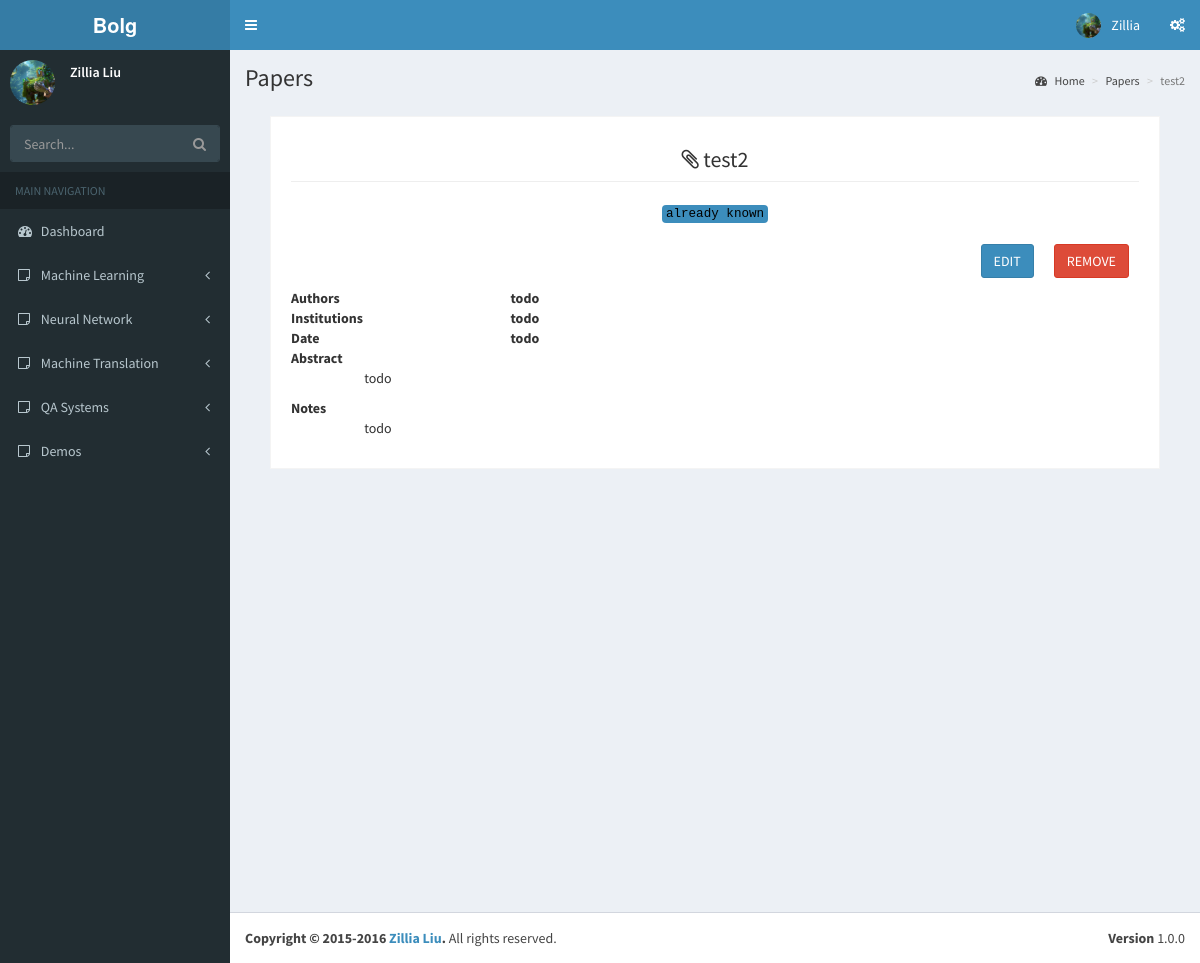
/paper_detail/21, run on the app's committed database.
### backend/models.py (models this page shows)
class MySideBar(models.Model):
    id = models.AutoField(primary_key=True)
    entry_name = models.CharField(max_length=200)

class MyPapers(models.Model):
    id = models.AutoField(primary_key=True)
    time = models.CharField(max_length=100, default="0000-00-00")
    name = models.CharField(max_length=500)
    authors = models.CharField(max_length=200)
    institutions = models.CharField(max_length=200)
    abstract = models.TextField()
    notes = models.TextField()
    state = models.IntegerField(default=2)          # 0 already known; 1 to be reread; 2 to be implemented
    tag = models.TextField(default=None, null=True)

### front_web/views.py (the view)
# urls.py: url(r'^paper_detail/(.+)$', views.paper_detail, name=''),
def paper_detail(request, paper_id):
    context = load_context()
    paper_object = MyPapers.objects.filter(id=int(paper_id))[0]
    paper_info = [paper_object.id, paper_object.name, paper_object.time, json.loads(paper_object.tag),
                  paper_object.authors, paper_object.institutions, paper_object.abstract, paper_object.notes]
    if paper_object.state == 0:
        color = "#3c8dbc"
        state_label = "already known"
    elif paper_object.state == 1:
        color = "#f39c12"
        state_label = "to be reread"
    else:
        color = "#f56954"
        state_label = "to be implemented"
    paper_info.insert(3, color)
    paper_info.insert(4, state_label)
    context['paper_info'] = paper_info
    return render(request, 'paper_detail.html', context)

### front_web/templatetags/djangomarkdown.py (called while the page is built)
@register.filter(is_safe=True)  #注册template filter
@stringfilter  #希望字符串作为参数
def djangomarkdown(value):
    return mark_safe(markdown.markdown(value,
            extensions = ['markdown.extensions.fenced_code', 'markdown.extensions.codehilite'],
                                           safe_mode=True,
                                           enable_attributes=False))

### front_web/views.py (called while the page is built)
def load_context():
    context = {}
    sidebar = [x.entry_name for x in MySideBar.objects.all()]
    context['sidebar'] = sidebar
    return context

### front_web/template/paper_detail.html (shortened to what this page needs)
{% extends "base.html" %}
{% load djangomarkdown %}
{% block sidebar_menu %}
    {% for bar in sidebar %}
        <li class="treeview">
            <a href="#">
                <i class="fa fa-sticky-note-o"></i> <span>{{ bar }}</span>
                <span class="pull-right-container">
                    <i class="fa fa-angle-left pull-right"></i>
                </span>
            </a>
        </li>
    {% endfor %}
{% endblock %}
{% block page_location %}Papers{% endblock %}
{% block page_location_list %}
    <li><a href="/zillia"><i class="fa fa-dashboard"></i> Home</a></li>
    <li><a href="/paper_lists">Papers</a></li>
    <li class="active">{{ paper_info.1 }}</li>
{% endblock %}
{% block main_content %}
    <section class="invoice">
        <div class="row">
            <div class="col-xs-12">
                <h1 class="page-header text-center">
                    <i class="fa fa-paperclip"></i> {{ paper_info.1 }}
                </h1>
            </div>
            <div class="col-xs-12">
                <p class="text-center"><code style="background-color: {{ paper_info.3 }}; color: #000000">{{ paper_info.4 }}</code></p>
                <button class="btn btn-danger margin pull-right"><a onclick="remove_alert()" style="color: #FFFFFF">REMOVE</a></button>
                <button class="btn btn-primary margin pull-right"><a href="/paper_edit/{{ paper_info.0 }}" style="color: #FFFFFF">EDIT</a></button>
            </div>
        </div>
        <div class="row">
            <div class="col-sm-3 invoice-col">
                <strong>Authors</strong>
            </div>
            <div class="col-sm-9 invoice-col">
                <strong>{{ paper_info.6 }}</strong>
            </div>
            <div class="col-sm-3 invoice-col">
                <strong>Institutions</strong>
            </div>
            <div class="col-sm-9 invoice-col">
                <strong>{{ paper_info.7 }}</strong>
            </div>
            <div class="col-xs-3">
                <strong>Date</strong>
            </div>
            <div class="col-xs-9">
                <strong>{{ paper_info.2 }}</strong>
            </div>
        </div>
        <div class="row invoice-info">
            <div class="col-sm-12">
                <strong>Abstract</strong>
            </div>
            <div class="col-sm-1"></div>
            <div class="col-sm-11">
                {{ paper_info.8|djangomarkdown }}
            </div>
        </div>
        <div class="row invoice-info">
            <div class="col-sm-12">
                <strong>Notes</strong>
            </div>
            <div class="col-sm-1"></div>
            <div class="col-sm-11">
                {{ paper_info.9|djangomarkdown }}
            </div>
        </div>
    </section>
{% endblock %}

### data on the page
MySideBar: sidebar "Machine Learning"
MySideBar: sidebar "Neural Network"
MySideBar: sidebar "Machine Translation"
MySideBar: sidebar "QA Systems"
MyPapers: name "test2", authors "todo", institutions "todo", time "todo", abstract "todo", notes "todo"

### other printed values
{{ paper_info.4 }} "already known"
